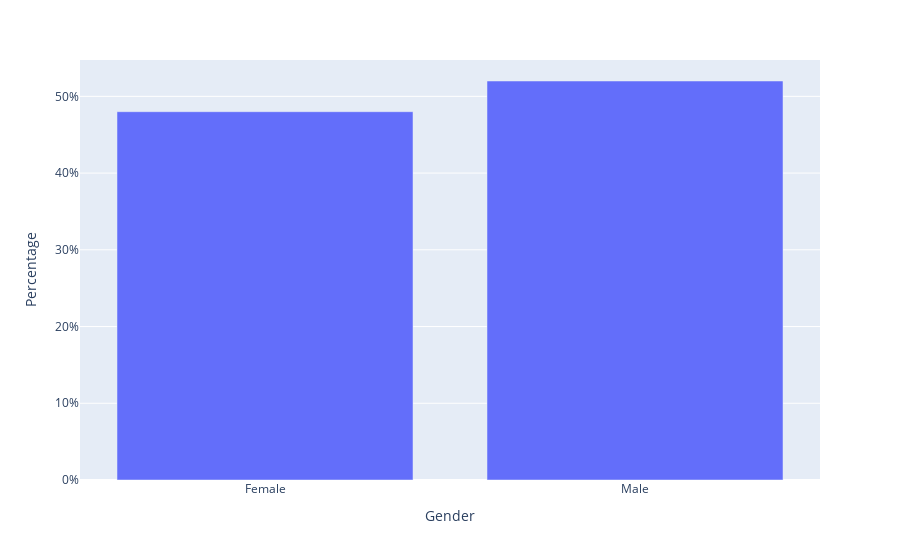

The code cell stored with this chart in its notebook:
### Code cell
fig=px.bar(df,x='Gender',y='Percentage')
fig.layout.yaxis.tickformat = ',.0%'
fig.show()

### Figure 1 — Plotly figure (JSON) as saved in the notebook; plotly's stock layout.template omitted (floating-point values rounded to 4 significant figures)
{"data": [{"alignmentgroup": "True", "hovertemplate": "Gender=%{x}<br>Percentage=%{y}<extra></extra>", "legendgroup": "", "marker": {"color": "#636efa", "pattern": {"shape": ""}}, "name": "", "offsetgroup": "", "orientation": "v", "showlegend": false, "textposition": "auto", "type": "bar", "x": ["Female", "Male"], "xaxis": "x", "y": [0.48, 0.52], "yaxis": "y"}], "layout": {"barmode": "relative", "legend": {"tracegroupgap": 0}, "margin": {"t": 60}, "xaxis": {"anchor": "y", "domain": [0, 1], "title": {"text": "Gender"}}, "yaxis": {"anchor": "x", "domain": [0, 1], "tickformat": ",.0%", "title": {"text": "Percentage"}}}}
